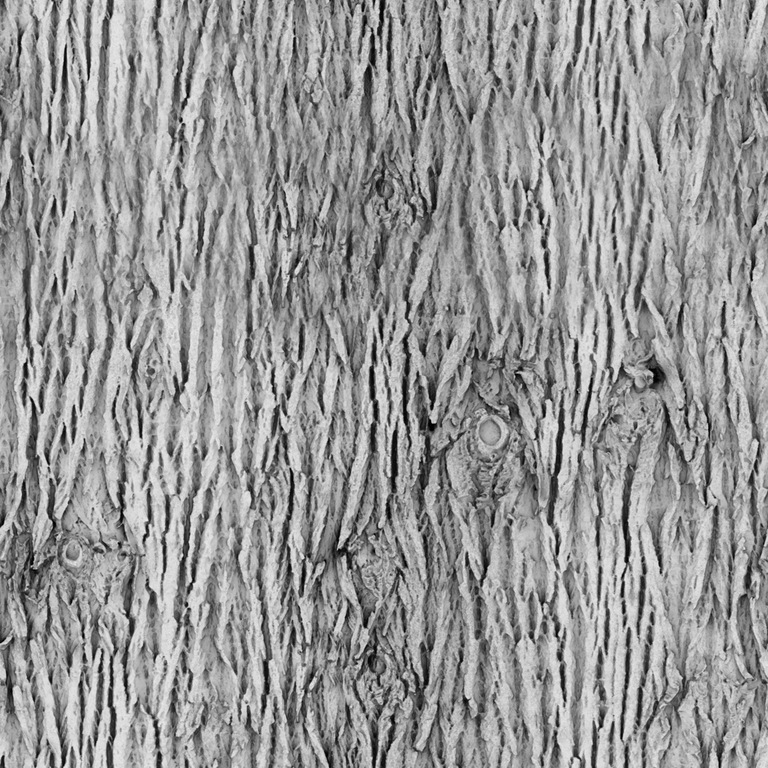
#> input picture art/lowpix/house/photos/bark_brown_02/ao.jpg, 768 x 768 px
$ python make_small.py 100
#> lines starting #> are read from the running program, lines starting #| are printed output that depends on the picture
"""Downscaled copies of the vendored CC0 photos (photos/<id>_s/), so the painter samples them near 1:1 at the house's
texel density instead of speckling a 512 px scan down nearest-neighbour. Run from this folder."""
import os
import sys

from PIL import Image

SIZE = int(sys.argv[1]) if len(sys.argv) > 1 else 160
HERE = os.path.dirname(os.path.abspath(__file__))
for name in sorted(os.listdir(HERE)):
    src = os.path.join(HERE, name)
    if not os.path.isdir(src) or name.endswith('_s'):
        continue
    out = os.path.join(HERE, name + '_s')
    os.makedirs(out, exist_ok=True)
    for f in os.listdir(src):
        if f.endswith('.jpg'):
            im = Image.open(os.path.join(src, f))
#> im is the input picture: PIL image 768x768 L; min 0, max 237, mean 149.9
            im = im.resize((SIZE, SIZE), Image.LANCZOS)
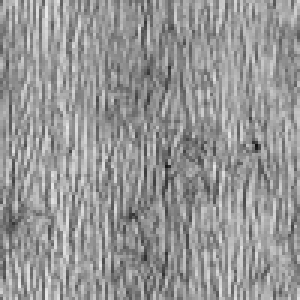
#> im: PIL image 100x100 L (shown 3 times larger); min 18, max 234, mean 149.9
            im.save(os.path.join(out, f), quality=92)
        elif f == 'source.json':
            with open(os.path.join(src, f)) as a, open(os.path.join(out, f), 'w') as b:
#> (reads art/lowpix/house/photos/bark_brown_02/source.json from the repository)
                b.write(a.read())
    print(name, '->', name + '_s', SIZE)
